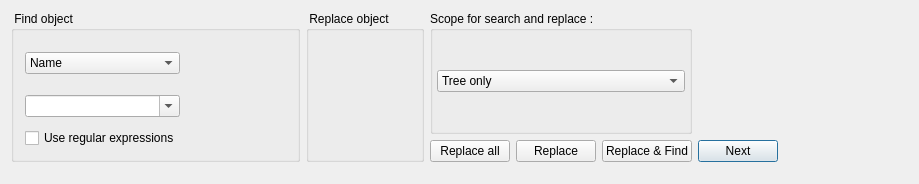
<?xml version="1.0" encoding="UTF-8"?>
<ui version="4.0">
 <class>findObjectWidget_q</class>
 <widget class="QWidget" name="findObjectWidget_q">
  <property name="geometry">
   <rect>
    <x>0</x>
    <y>0</y>
    <width>919</width>
    <height>184</height>
   </rect>
  </property>
  <property name="font">
   <font/>
  </property>
  <property name="windowTitle">
   <string>Form1</string>
  </property>
  <layout class="QGridLayout">
   <item row="2" column="2" colspan="3">
    <spacer>
     <property name="orientation">
      <enum>Qt::Vertical</enum>
     </property>
     <property name="sizeType">
      <enum>QSizePolicy::MinimumExpanding</enum>
     </property>
     <property name="sizeHint" stdset="0">
      <size>
       <width>75</width>
       <height>1</height>
      </size>
     </property>
    </spacer>
   </item>
   <item row="1" column="4">
    <widget class="QPushButton" name="repNextButton">
     <property name="text">
      <string>Replace &amp;&amp; Find</string>
     </property>
     <property name="shortcut">
      <string/>
     </property>
    </widget>
   </item>
   <item row="0" column="1" rowspan="2">
    <widget class="QGroupBox" name="groupBox5">
     <property name="sizePolicy">
      <sizepolicy hsizetype="Preferred" vsizetype="Preferred">
       <horstretch>0</horstretch>
       <verstretch>0</verstretch>
      </sizepolicy>
     </property>
     <property name="font">
      <font>
       <pointsize>9</pointsize>
      </font>
     </property>
     <property name="title">
      <string> Replace object </string>
     </property>
     <layout class="QVBoxLayout">
      <property name="margin">
       <number>6</number>
      </property>
      <item>
       <widget class="FWObjectDropArea" name="replaceDropArea" native="true">
        <property name="sizePolicy">
         <sizepolicy hsizetype="Fixed" vsizetype="Fixed">
          <horstretch>0</horstretch>
          <verstretch>0</verstretch>
         </sizepolicy>
        </property>
        <property name="minimumSize">
         <size>
          <width>100</width>
          <height>80</height>
         </size>
        </property>
        <property name="font">
         <font>
          <pointsize>9</pointsize>
         </font>
        </property>
       </widget>
      </item>
     </layout>
    </widget>
   </item>
   <item row="1" column="6">
    <spacer>
     <property name="orientation">
      <enum>Qt::Horizontal</enum>
     </property>
     <property name="sizeType">
      <enum>QSizePolicy::Expanding</enum>
     </property>
     <property name="sizeHint" stdset="0">
      <size>
       <width>110</width>
       <height>20</height>
      </size>
     </property>
    </spacer>
   </item>
   <item row="0" column="6">
    <spacer>
     <property name="orientation">
      <enum>Qt::Horizontal</enum>
     </property>
     <property name="sizeType">
      <enum>QSizePolicy::Expanding</enum>
     </property>
     <property name="sizeHint" stdset="0">
      <size>
       <width>100</width>
       <height>20</height>
      </size>
     </property>
    </spacer>
   </item>
   <item row="0" column="2" colspan="3">
    <widget class="QGroupBox" name="buttonGroup2">
     <property name="sizePolicy">
      <sizepolicy hsizetype="Expanding" vsizetype="Preferred">
       <horstretch>0</horstretch>
       <verstretch>0</verstretch>
      </sizepolicy>
     </property>
     <property name="font">
      <font>
       <pointsize>9</pointsize>
      </font>
     </property>
     <property name="title">
      <string>Scope for search and replace :</string>
     </property>
     <layout class="QGridLayout">
      <property name="margin">
       <number>4</number>
      </property>
      <item row="0" column="0">
       <widget class="QComboBox" name="srScope">
        <item>
         <property name="text">
          <string>Tree only</string>
         </property>
        </item>
        <item>
         <property name="text">
          <string>Tree and policy of all firewalls</string>
         </property>
        </item>
        <item>
         <property name="text">
          <string>Policy of all firewalls</string>
         </property>
        </item>
        <item>
         <property name="text">
          <string>policy of the opened firewall</string>
         </property>
        </item>
       </widget>
      </item>
     </layout>
    </widget>
   </item>
   <item row="1" column="3">
    <widget class="QPushButton" name="replaceButton">
     <property name="text">
      <string>Replace</string>
     </property>
    </widget>
   </item>
   <item row="1" column="2">
    <widget class="QPushButton" name="replaceAllButton">
     <property name="text">
      <string>Replace all</string>
     </property>
    </widget>
   </item>
   <item row="1" column="5">
    <widget class="QPushButton" name="findButton">
     <property name="text">
      <string>Next</string>
     </property>
     <property name="default">
      <bool>true</bool>
     </property>
    </widget>
   </item>
   <item row="0" column="0" rowspan="2">
    <widget class="QGroupBox" name="groupBox4">
     <property name="sizePolicy">
      <sizepolicy hsizetype="Expanding" vsizetype="Preferred">
       <horstretch>0</horstretch>
       <verstretch>0</verstretch>
      </sizepolicy>
     </property>
     <property name="font">
      <font>
       <pointsize>9</pointsize>
      </font>
     </property>
     <property name="title">
      <string> Find object</string>
     </property>
     <layout class="QGridLayout">
      <item row="0" column="1" rowspan="2">
       <widget class="FWObjectDropArea" name="findDropArea" native="true">
        <property name="sizePolicy">
         <sizepolicy hsizetype="Fixed" vsizetype="Fixed">
          <horstretch>0</horstretch>
          <verstretch>0</verstretch>
         </sizepolicy>
        </property>
        <property name="minimumSize">
         <size>
          <width>100</width>
          <height>80</height>
         </size>
        </property>
        <property name="font">
         <font>
          <pointsize>9</pointsize>
         </font>
        </property>
       </widget>
      </item>
      <item row="0" column="0">
       <widget class="QComboBox" name="attribute">
        <property name="font">
         <font>
          <pointsize>9</pointsize>
         </font>
        </property>
        <item>
         <property name="text">
          <string>Name</string>
         </property>
        </item>
        <item>
         <property name="text">
          <string>Address</string>
         </property>
        </item>
        <item>
         <property name="text">
          <string>TCP/UDP port</string>
         </property>
        </item>
        <item>
         <property name="text">
          <string>Protocol number</string>
         </property>
        </item>
        <item>
         <property name="text">
          <string>ICMP type</string>
         </property>
        </item>
       </widget>
      </item>
      <item row="1" column="0">
       <widget class="QComboBox" name="findAttr">
        <property name="font">
         <font>
          <pointsize>9</pointsize>
         </font>
        </property>
        <property name="editable">
         <bool>true</bool>
        </property>
       </widget>
      </item>
      <item row="2" column="0">
       <widget class="QCheckBox" name="useRegexp">
        <property name="text">
         <string>Use regular expressions</string>
        </property>
       </widget>
      </item>
     </layout>
    </widget>
   </item>
  </layout>
 </widget>
 <layoutdefault spacing="6" margin="11"/>
 <customwidgets>
  <customwidget>
   <class>FWObjectDropArea</class>
   <extends>QWidget</extends>
   <header>FWObjectDropArea.h</header>
   <container>1</container>
  </customwidget>
 </customwidgets>
 <tabstops>
  <tabstop>attribute</tabstop>
  <tabstop>findAttr</tabstop>
  <tabstop>srScope</tabstop>
  <tabstop>replaceAllButton</tabstop>
  <tabstop>replaceButton</tabstop>
  <tabstop>repNextButton</tabstop>
  <tabstop>findButton</tabstop>
 </tabstops>
 <resources/>
 <connections>
  <connection>
   <sender>findDropArea</sender>
   <signal>objectDeleted()</signal>
   <receiver>findObjectWidget_q</receiver>
   <slot>enableAll()</slot>
   <hints>
    <hint type="sourcelabel">
     <x>20</x>
     <y>20</y>
    </hint>
    <hint type="destinationlabel">
     <x>20</x>
     <y>20</y>
    </hint>
   </hints>
  </connection>
  <connection>
   <sender>findDropArea</sender>
   <signal>objectInserted()</signal>
   <receiver>findObjectWidget_q</receiver>
   <slot>objectInserted()</slot>
   <hints>
    <hint type="sourcelabel">
     <x>20</x>
     <y>20</y>
    </hint>
    <hint type="destinationlabel">
     <x>20</x>
     <y>20</y>
    </hint>
   </hints>
  </connection>
  <connection>
   <sender>findButton</sender>
   <signal>clicked()</signal>
   <receiver>findObjectWidget_q</receiver>
   <slot>find()</slot>
   <hints>
    <hint type="sourcelabel">
     <x>20</x>
     <y>20</y>
    </hint>
    <hint type="destinationlabel">
     <x>20</x>
     <y>20</y>
    </hint>
   </hints>
  </connection>
  <connection>
   <sender>findAttr</sender>
   <signal>activated(QString)</signal>
   <receiver>findObjectWidget_q</receiver>
   <slot>findAttrChanged(QString)</slot>
   <hints>
    <hint type="sourcelabel">
     <x>20</x>
     <y>20</y>
    </hint>
    <hint type="destinationlabel">
     <x>20</x>
     <y>20</y>
    </hint>
   </hints>
  </connection>
  <connection>
   <sender>findAttr</sender>
   <signal>editTextChanged(QString)</signal>
   <receiver>findObjectWidget_q</receiver>
   <slot>findAttrChanged(QString)</slot>
   <hints>
    <hint type="sourcelabel">
     <x>20</x>
     <y>20</y>
    </hint>
    <hint type="destinationlabel">
     <x>20</x>
     <y>20</y>
    </hint>
   </hints>
  </connection>
  <connection>
   <sender>attribute</sender>
   <signal>activated(QString)</signal>
   <receiver>findObjectWidget_q</receiver>
   <slot>findAttrChanged(QString)</slot>
   <hints>
    <hint type="sourcelabel">
     <x>20</x>
     <y>20</y>
    </hint>
    <hint type="destinationlabel">
     <x>20</x>
     <y>20</y>
    </hint>
   </hints>
  </connection>
  <connection>
   <sender>replaceButton</sender>
   <signal>clicked()</signal>
   <receiver>findObjectWidget_q</receiver>
   <slot>replace()</slot>
   <hints>
    <hint type="sourcelabel">
     <x>20</x>
     <y>20</y>
    </hint>
    <hint type="destinationlabel">
     <x>20</x>
     <y>20</y>
    </hint>
   </hints>
  </connection>
  <connection>
   <sender>replaceAllButton</sender>
   <signal>clicked()</signal>
   <receiver>findObjectWidget_q</receiver>
   <slot>replaceAll()</slot>
   <hints>
    <hint type="sourcelabel">
     <x>20</x>
     <y>20</y>
    </hint>
    <hint type="destinationlabel">
     <x>20</x>
     <y>20</y>
    </hint>
   </hints>
  </connection>
  <connection>
   <sender>srScope</sender>
   <signal>activated(int)</signal>
   <receiver>findObjectWidget_q</receiver>
   <slot>reset()</slot>
   <hints>
    <hint type="sourcelabel">
     <x>20</x>
     <y>20</y>
    </hint>
    <hint type="destinationlabel">
     <x>20</x>
     <y>20</y>
    </hint>
   </hints>
  </connection>
  <connection>
   <sender>replaceDropArea</sender>
   <signal>objectDeleted()</signal>
   <receiver>findObjectWidget_q</receiver>
   <slot>replaceDisable()</slot>
   <hints>
    <hint type="sourcelabel">
     <x>20</x>
     <y>20</y>
    </hint>
    <hint type="destinationlabel">
     <x>20</x>
     <y>20</y>
    </hint>
   </hints>
  </connection>
  <connection>
   <sender>replaceDropArea</sender>
   <signal>objectInserted()</signal>
   <receiver>findObjectWidget_q</receiver>
   <slot>replaceEnable()</slot>
   <hints>
    <hint type="sourcelabel">
     <x>20</x>
     <y>20</y>
    </hint>
    <hint type="destinationlabel">
     <x>20</x>
     <y>20</y>
    </hint>
   </hints>
  </connection>
  <connection>
   <sender>repNextButton</sender>
   <signal>clicked()</signal>
   <receiver>findObjectWidget_q</receiver>
   <slot>replaceNext()</slot>
   <hints>
    <hint type="sourcelabel">
     <x>20</x>
     <y>20</y>
    </hint>
    <hint type="destinationlabel">
     <x>20</x>
     <y>20</y>
    </hint>
   </hints>
  </connection>
  <connection>
   <sender>srScope</sender>
   <signal>activated(int)</signal>
   <receiver>findObjectWidget_q</receiver>
   <slot>scopeChanged()</slot>
   <hints>
    <hint type="sourcelabel">
     <x>20</x>
     <y>20</y>
    </hint>
    <hint type="destinationlabel">
     <x>20</x>
     <y>20</y>
    </hint>
   </hints>
  </connection>
 </connections>
</ui>
